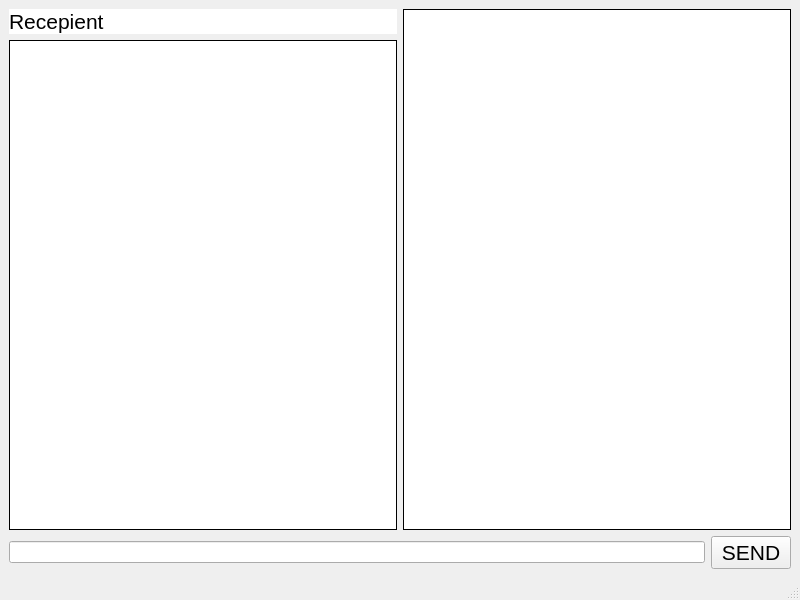
<?xml version="1.0" encoding="UTF-8"?>
<ui version="4.0">
 <class>MainWindow</class>
 <widget class="QMainWindow" name="MainWindow">
  <property name="geometry">
   <rect>
    <x>0</x>
    <y>0</y>
    <width>800</width>
    <height>600</height>
   </rect>
  </property>
  <property name="windowTitle">
   <string>GB chat client</string>
  </property>
  <widget class="QWidget" name="centralwidget">
   <layout class="QGridLayout" name="gridLayout">
    <item row="0" column="0">
     <layout class="QVBoxLayout" name="verticalLayout">
      <item>
       <widget class="QLabel" name="recepientLabel">
        <property name="sizePolicy">
         <sizepolicy hsizetype="Preferred" vsizetype="Fixed">
          <horstretch>0</horstretch>
          <verstretch>0</verstretch>
         </sizepolicy>
        </property>
        <property name="font">
         <font>
          <pointsize>16</pointsize>
         </font>
        </property>
        <property name="styleSheet">
         <string notr="true">background-color: rgb(255, 255, 255);</string>
        </property>
        <property name="text">
         <string>Recepient</string>
        </property>
       </widget>
      </item>
      <item>
       <widget class="QLabel" name="chatHistoryLabel">
        <property name="sizePolicy">
         <sizepolicy hsizetype="Preferred" vsizetype="Preferred">
          <horstretch>0</horstretch>
          <verstretch>0</verstretch>
         </sizepolicy>
        </property>
        <property name="styleSheet">
         <string notr="true">background-color: rgb(255, 255, 255);</string>
        </property>
        <property name="frameShape">
         <enum>QFrame::Box</enum>
        </property>
        <property name="text">
         <string>&lt;html&gt;&lt;head/&gt;&lt;body&gt;&lt;p&gt;&lt;br/&gt;&lt;/p&gt;&lt;/body&gt;&lt;/html&gt;</string>
        </property>
       </widget>
      </item>
     </layout>
    </item>
    <item row="0" column="1">
     <widget class="QLabel" name="contactListWigetLabel">
      <property name="styleSheet">
       <string notr="true">background-color: rgb(255, 255, 255);</string>
      </property>
      <property name="frameShape">
       <enum>QFrame::Box</enum>
      </property>
      <property name="text">
       <string/>
      </property>
     </widget>
    </item>
    <item row="1" column="0" colspan="2">
     <layout class="QGridLayout" name="gridLayout_2">
      <item row="0" column="0">
       <widget class="QLineEdit" name="lineEdit"/>
      </item>
      <item row="0" column="1">
       <widget class="QPushButton" name="sendButton">
        <property name="font">
         <font>
          <pointsize>16</pointsize>
         </font>
        </property>
        <property name="text">
         <string>SEND</string>
        </property>
       </widget>
      </item>
     </layout>
    </item>
   </layout>
  </widget>
  <widget class="QMenuBar" name="menubar">
   <property name="geometry">
    <rect>
     <x>0</x>
     <y>0</y>
     <width>800</width>
     <height>21</height>
    </rect>
   </property>
  </widget>
  <widget class="QStatusBar" name="statusbar"/>
 </widget>
 <resources/>
 <connections/>
</ui>
